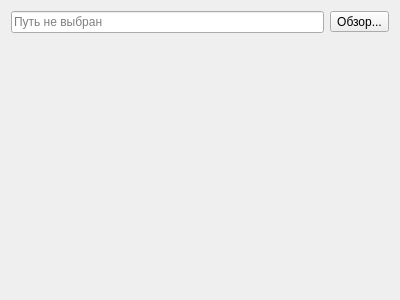
<?xml version="1.0" encoding="UTF-8"?>
<ui version="4.0">
 <class>SaveListingFilePage</class>
 <widget class="QWizardPage" name="SaveListingFilePage">
  <property name="geometry">
   <rect>
    <x>0</x>
    <y>0</y>
    <width>400</width>
    <height>300</height>
   </rect>
  </property>
  <property name="windowTitle">
   <string/>
  </property>
  <property name="title">
   <string>Выбор пути сохранения файла листинга</string>
  </property>
  <layout class="QGridLayout" name="gridLayout_2">
   <item row="1" column="0" colspan="2">
    <spacer name="verticalSpacer">
     <property name="orientation">
      <enum>Qt::Vertical</enum>
     </property>
     <property name="sizeHint" stdset="0">
      <size>
       <width>20</width>
       <height>40</height>
      </size>
     </property>
    </spacer>
   </item>
   <item row="0" column="0">
    <widget class="QLineEdit" name="lineEdit">
     <property name="readOnly">
      <bool>true</bool>
     </property>
     <property name="placeholderText">
      <string>Путь не выбран</string>
     </property>
    </widget>
   </item>
   <item row="0" column="1">
    <widget class="QToolButton" name="browseButton">
     <property name="text">
      <string>Обзор...</string>
     </property>
    </widget>
   </item>
  </layout>
 </widget>
 <resources/>
 <connections/>
</ui>
